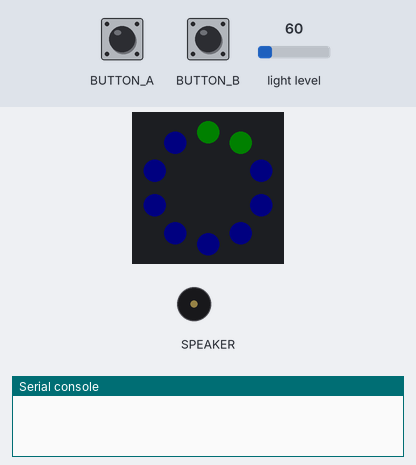
A program run on a simulated Circuit Playground running CircuitPython. Parts: the board's ring of 10 RGB LEDs (number 0 left of the top, counting anticlockwise), buzzer (waves = sounding), the last lines printed to the serial console. Inputs (shaded band) come from the test bench; at power-on: light level 60. Dim RGB values are drawn brighter than linear; audio playback is drawn as a buzzer.

Above: at 1.2 s.
1.3 s: light level set to 7
8.6 s: light level set to 4
12.7 s: button B pressed for 3 s
At 14.7 s:
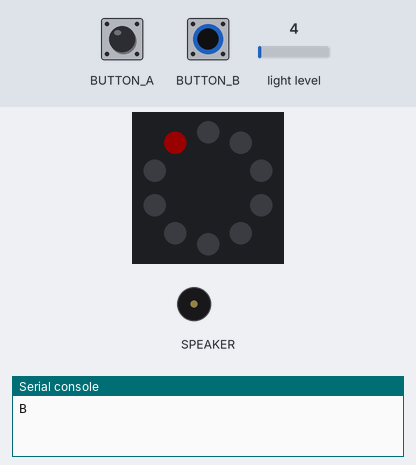
17.2 s: button A pressed for 3 s
At 21.1 s:
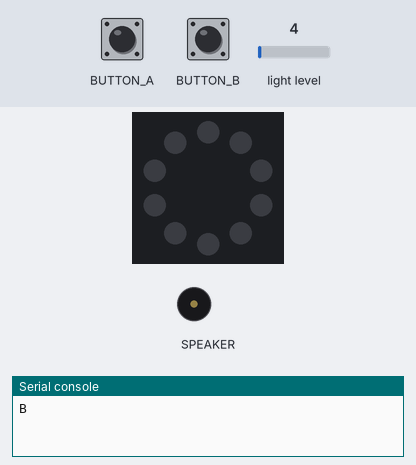
21.7 s: light level set to 6
At 22.22 s:
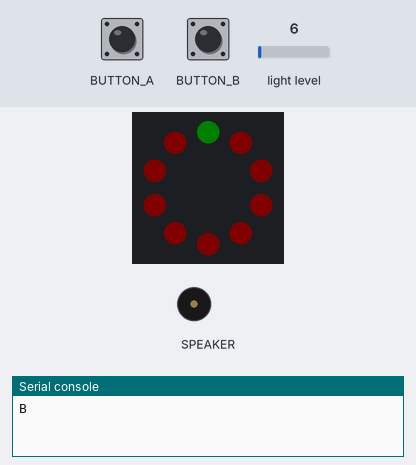
Timing chart, 0 to 24.8 s (numbered marks = the images above; inputs shaded):
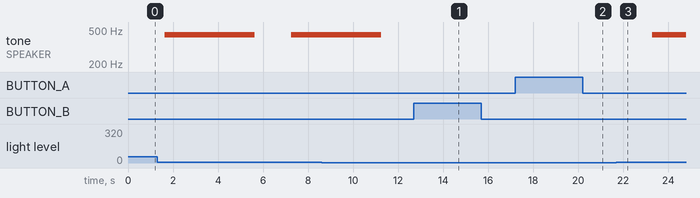

The program:

super_alarm.py
```python
from adafruit_circuitplayground import cp
from adafruit_circuitplayground.express import cpx
import time
x = 0
l = [0,1,2,3,4,5,6,7,8,9]
#cp.pixels.fill((0,25,0))
while True:
    time.sleep(0.1)
    if cp.light > 5 and x == 0:
        for i in l:
            cp.pixels[i] = (5,0,0)
            time.sleep(0.03)
        #cp.pixels.fill((0,0,0))
        for j in range(9, -1, -1):
            cp.pixels[j] = (0,5,0)
            time.sleep(0.03)
        for j in l:
            cp.pixels[j] = (0,0,5)
            time.sleep(0.03)
        for j in range(9,-1,-1):
            cp.pixels[j] = (5,5,0)
            time.sleep(0.03)
        for i in l:
            cp.pixels[i] = (0,0,0)
            time.sleep(0.03)
        cp.play_file("m.wav")
        cp.play_file("m.wav")
        cp.play_file("m.wav")
        cp.play_file("m.wav")

    if cp.light < 5:
       pass
#cpx.play_tone(220, 0.5)
    if cp.button_b:
        time.sleep(0.01)
        if cp.button_b:
            while True:
                cpx.play_tone(22220, 0)
                x = 1
                print("B")
                for i in l:
                    cp.pixels[i] = (25,0,0)
                    cp.pixels[i-1] = (0,0,0)
                    time.sleep(0.1)
                for i in range(9,0,-1):
                    cp.pixels[i-1] = (25,0,0)
                    cp.pixels[i] = (0,0,0)
                    time.sleep(0.1)
                for i in l:
                    cp.pixels[i] = (25,0,0)
                    cp.pixels[i-1] = (0,0,0)
                    time.sleep(0.1)
                for i in range(9,0,-1):
                    cp.pixels[i-1] = (25,0,0)
                    cp.pixels[i] = (0,0,0)
                    time.sleep(0.1)
                for i in l:
                    cp.pixels[i] = (25,0,0)
                    cp.pixels[i-1] = (0,0,0)
                    time.sleep(0.1)
                for i in range(9,0,-1):
                    cp.pixels[i-1] = (25,0,0)
                    cp.pixels[i] = (0,0,0)
                    time.sleep(0.1)

            #break
                    x = 1
                if cp.button_a:
                        time.sleep(0.01)
                        if cp.button_a:
                            x = 0
                            for i in l:
                                cp.pixels[i] = (25,0,0)
                                cp.pixels[i-1] = (0,0,0)
                                time.sleep(0.03)
                            for i in range(9,0,-1):
                                cp.pixels[i-1] = (0,25,0)
                                cp.pixels[i] = (0,0,0)
                                time.sleep(0.03)
                            for i in l:
                                cp.pixels[i] = (0,0,25)
                                cp.pixels[i-1] = (0,0,0)
                                time.sleep(0.03)
                            for i in range(9,0,-1):
                                cp.pixels[i-1] = (25,25,0)
                                cp.pixels[i] = (0,0,0)
                                time.sleep(0.03)
                            for i in l:
                                cp.pixels[i] = (0,0,0)
                                cp.pixels[i-1] = (0,0,0)
                                time.sleep(0.03)
                            break
```

Measured:
- after the input at 12.7 s, the LEDs: change after 0.08 s (image 1)
- after the input at 21.7 s, tone on SPEAKER: silent → 440 Hz after 1.6 s; the LEDs: first change after 0.07 s (image 3 shows a later state)
